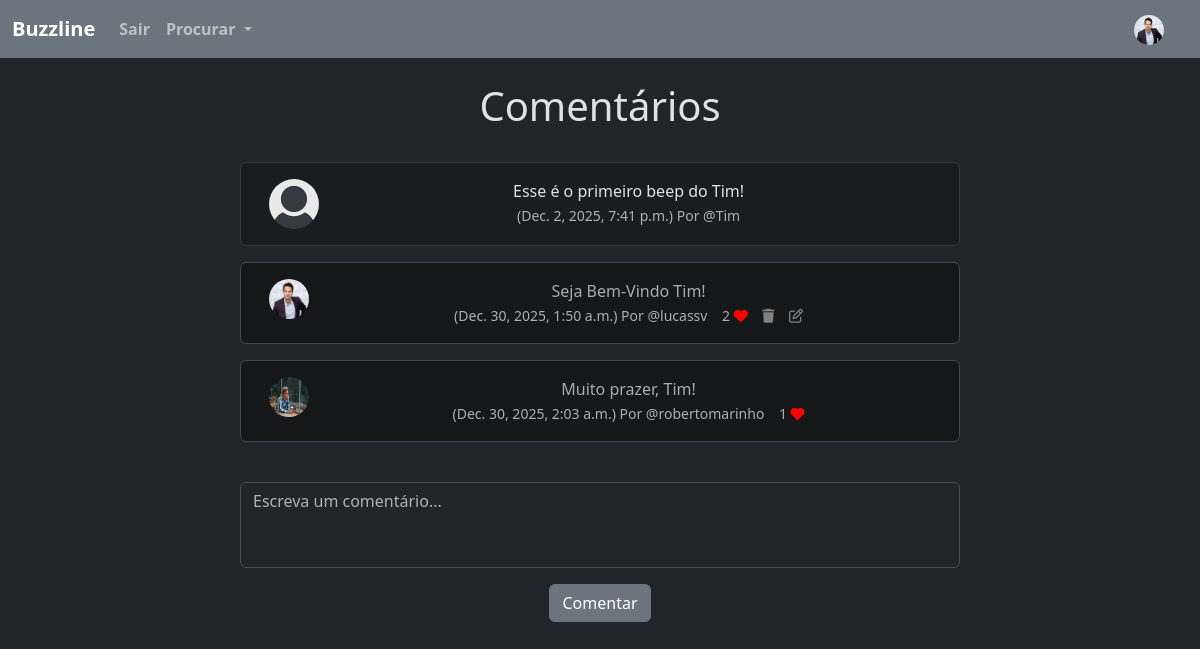
/beep_comment/7 (signed in), run on the app's committed database.
### buzzline/models.py (models this page shows, shortened)
class Profile(models.Model):
    user = models.OneToOneField(User, on_delete=models.CASCADE) # UM USUARIO TERÁ 1 PERFIL, LOGO 1 PERFIL TERÁ APENAS 1 USUARIO
    follows = models.ManyToManyField("self", # UM PERFIL PODE SEGUIR MUITOS PERFIS
        related_name="followed_by", # QUEM SEGUE ESSE PERFIL
        symmetrical=False, # A PESSOA QUE SEGUE O OUTRO NÃO PRECISA SEGUIR DE VOLTA
        blank=True #NÃO É OBRIGADO A SEGUIR ALGUEM ESSE VALOR PODE SER VAZIO
        )
    date_modified = models.DateTimeField(User, auto_now=True)
    profile_image = models.ImageField(null=True, blank=True, upload_to='images/')
    profile_bio = models.CharField(null=True, blank=True, max_length=500)
    homepage_link = models.CharField(null=True, blank=True, max_length=100)
    facebook_link = models.CharField(null=True, blank=True, max_length=100)
    instagram_link = models.CharField(null=True, blank=True, max_length=100)
    linkedin_link = models.CharField(null=True, blank=True, max_length=100)

class Beep(models.Model):
    user = models.ForeignKey(User, related_name="beeps", on_delete=models.DO_NOTHING)
    body = models.CharField(max_length=200)
    created_at = models.DateTimeField(auto_now_add=True)
    likes = models.ManyToManyField(User, related_name="meep_like", blank=True)

class Comment(models.Model):
    beep = models.ForeignKey(
        Beep,
        related_name='comments',
        on_delete=models.CASCADE
    )
    user = models.ForeignKey(
        User,
        on_delete=models.CASCADE
    )
    body = models.CharField(max_length=200)
    created_at = models.DateTimeField(auto_now_add=True)
    likes = models.ManyToManyField(User, related_name='comment_likes', blank=True)
    def number_of_likes(self):
        return self.likes.count()

### buzzline/views.py (the view)
# urls.py: path('beep_comment/<int:pk>', views.beep_comment, name='beep_comment'),
def beep_comment(request, pk):
    if request.user.is_authenticated:
        beep = get_object_or_404(Beep, id=pk)
        comments = beep.comments.all().order_by('created_at')
        if request.method == "POST":
            form = CommentForm(request.POST)
            if form.is_valid():
                comment = form.save(commit=False)
                comment.user = request.user
                comment.beep = beep
                comment.save()
                messages.success(request, ("Comentário publicado com sucesso!"))
                return redirect('beep_comment', pk=beep.id)
        else:
            form = CommentForm()
        return render(request, 'beep_comment.html', {
            'beep': beep,
            'comments': comments,
            'form': form
        })
    else:
        messages.success(request, ("Você precisa estar logado para comentar."))
        return redirect('login')

### buzzline/forms.py
class CommentForm(forms.ModelForm):
    body = forms.CharField(
        required=True,
        label="",
        widget=forms.Textarea(attrs={
            'class': 'form-control',
            'placeholder': 'Escreva um comentário...',
            'rows': 3,
            'style': 'resize: none;'
        })
    )
    class Meta:
        model = Comment
        fields = ('body',)

### buzzline/templates/beep_comment.html (shortened to what this page needs)
{% extends 'base.html' %}
{% load static %}
{% block content %}
<div class="container text-center">
    <div class="row">
        <div class="col-8 offset-2">
            <h1>Comentários</h1>
            <br />
            <div class="alert alert-dark" role="alert">
                <div class="container">
                    <div class="row">
                        <div class="col-1">
                            {% if beep.user.profile.profile_image %}
                                <img src="{{ beep.user.profile.profile_image.url }}"
                                    width="50" height="50"
                                    class="rounded-circle"
                                    alt="{{ beep.user.username }}">
                            {% else %}
                                <img src="{% static 'images/default_profile_pic.png' %}"
                                    width="50" height="50"
                                    class="rounded-circle"
                                    alt="{{ beep.user.username }}">
                            {% endif %}
                        </div>
                        <div class="col-11">
                            {{ beep.body }}<br />
                            <small class="text-muted">
                                ({{ beep.created_at }}) Por @{{ beep.user.username }}
                            </small>
                        </div>
                    </div>
                </div>
            </div>
            {% for comment in comments %}
            <div class="alert alert-secondary" role="alert">
                <div class="container">
                    <div class="row">
                        <div class="col-1">
                            {% if comment.user.profile.profile_image %}
                                <img src="{{ comment.user.profile.profile_image.url }}"
                                    width="40" height="40"
                                    class="rounded-circle"
                                    alt="{{ comment.user.username }}">
                            {% else %}
                                <img src="{% static 'images/default_profile_pic.png' %}"
                                    width="40" height="40"
                                    class="rounded-circle"
                                    alt="{{ comment.user.username }}">
                            {% endif %}
                        </div>
                        <div class="col-11">
                            {{ comment.body }}<br />
                            <small class="text-muted">
                                ({{ comment.created_at }}) Por @{{ comment.user.username }}
                                {{ comment.number_of_likes }}
                                {% if user in comment.likes.all %}
                                    <a href="{% url 'comment_like' comment.id %}">
                                        <i class="fa-solid fa-heart" style="color:red;"></i></a>
                                {% else %}
                                    <a href="{% url 'comment_like' comment.id %}">
                                        <i class="fa fa-heart-o" style="color:red;"></i></a>
                                {% endif %}
                                {% if user == comment.user %}
                                    <a href="{% url 'delete_comment' comment.id %}">
                                        <i class="fa-solid fa-trash" style="color:gray;"></i></a>
                                {% endif %}
                                {% if user == comment.user %}
                                    <a href="{% url 'edit_comment' comment.id %}"><i class="fa fa-edit" style="color: gray;"></i></a>
                                {% endif %}
                            </small>
                        </div>
                    </div>
                </div>
            </div>
            {% empty %}
                <p class="text-muted">Nenhum comentário ainda.</p>
            {% endfor %}
            <br />
            <form method="POST">
                {{ form.as_p }}
                <button type="submit" class="btn btn-secondary">Comentar</button>
            </form>
        </div>
    </div>
</div>
{% endblock %}

### buzzline/templates/navbar.html (shortened to what this page needs)
{% load static %}
<nav class="navbar navbar-expand-lg bg-secondary navbar-dark " data-bs-theme="light">
  <div class="container-fluid">
    <a class="navbar-brand fw-semibold" href="{% url 'home' %}">Buzzline</a>
    <div class="collapse navbar-collapse" id="navbarSupportedContent">
      <ul class="navbar-nav me-auto mb-2 mb-lg-0">
        {% if user.is_authenticated %}
        <li class="nav-item">
          <a class="nav-link fw-semibold" href="{% url 'logout' %}">Sair</a>
        </li>
        {% endif %}
        <li class="nav-item dropdown">
          <a class="nav-link dropdown-toggle fw-bold" href="#" role="button" data-bs-toggle="dropdown" aria-expanded="false">
            Procurar
          </a>
        </li>
      </ul>
        {% if user.is_authenticated %}
          <ul class="navbar-nav ml-auto">
            <li class="nav-link navbar-brand">
              <a href="{% url 'profile' request.user.id %}">
                {% if user.profile.profile_image %}
                <img src="{{ user.profile.profile_image.url }}" width="30" height="30" class="rounded-circle">
                {% else %}
                <img src="{% static '/images/default_profile_pic.png' %}" class="img-fluid rounded-circle" width="30" height="30">
                {% endif %}
              </a>
            </li>
          </ul>
        {% endif %}
    </div>
  </div>
</nav>

### data on the page
Beep: body "Esse é o primeiro beep do Tim!", created_at "Dec. 2, 2025, 7:41 p.m.", user.username "Tim"
Comment: user.profile.profile_image (picture), body "Seja Bem-Vindo Tim!", created_at "Dec. 30, 2025, 1:50 a.m.", user.username "lucassv", number_of_likes "2"
Comment: user.profile.profile_image (picture), body "Muito prazer, Tim!", created_at "Dec. 30, 2025, 2:03 a.m.", user.username "robertomarinho", number_of_likes "1"
